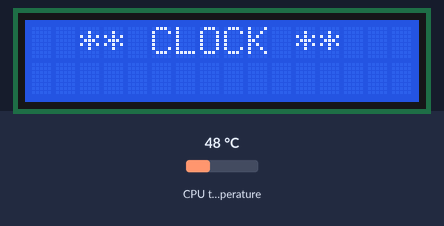
Recording of a program running on a simulated Raspberry Pi (BCM pin numbers). Parts: 16×2 character LCD. The inputs (shaded band) are chosen by the test bench; at power-on: CPU temperature 48 °C. The clock reads 2024-03-15 10:24:30 at power-on unless the program sets it; system figures (address, load, memory, disk, uptime) are fixed made-up values; what the program prints to the terminal is not drawn.

Above: at 2.2 s.
At 17.6 s:
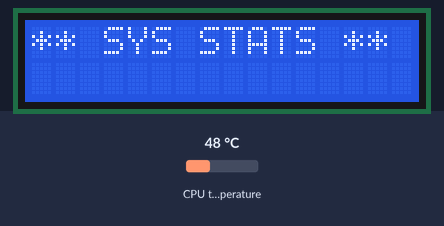
17.7 s: CPU temperature set to 31 °C
At 20.7 s:
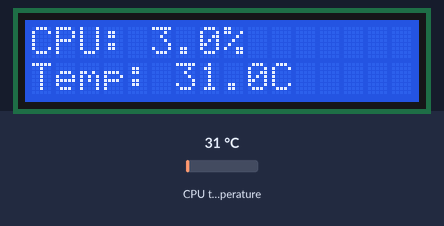
At 22.9 s:
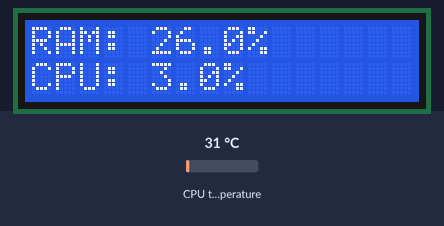

The program:

lcd_display.py
```python
#!/usr/bin/env python3
"""
Raspberry Pi I2C LCD Display Controller
========================================
Author      : C. P. Ravi
Company     : Aislyn Technologies Pvt. Ltd.
Hardware    : Raspberry Pi + 16x2 I2C LCD (PCF8574 backpack)
Library     : RPLCD, smbus2

Features:
  - Real-time clock display
  - CPU temperature monitor
  - CPU & RAM usage stats
  - Custom scrolling message
  - Clean menu-driven demo
"""

import time
import subprocess
import psutil
from datetime import datetime
from RPLCD.i2c import CharLCD

# ─── Configuration ────────────────────────────────────────────────────────────
I2C_ADDRESS = 0x27   # Change to 0x3F if your module uses that address
I2C_PORT    = 1      # Use 1 for Raspberry Pi (0 for very old models)
LCD_COLS    = 16
LCD_ROWS    = 2
# ──────────────────────────────────────────────────────────────────────────────


def init_lcd():
    """Initialise and return the LCD object."""
    lcd = CharLCD(
        i2c_expander='PCF8574',
        address=I2C_ADDRESS,
        port=I2C_PORT,
        cols=LCD_COLS,
        rows=LCD_ROWS,
        dotsize=8
    )
    lcd.clear()
    return lcd


def get_cpu_temp():
    """Return CPU temperature in Celsius (Raspberry Pi only)."""
    try:
        result = subprocess.run(
            ['vcgencmd', 'measure_temp'],
            capture_output=True, text=True
        )
        temp_str = result.stdout.strip()          # e.g. "temp=42.8'C"
        temp = float(temp_str.replace("temp=", "").replace("'C", ""))
        return temp
    except Exception:
        return 0.0


def get_cpu_usage():
    """Return CPU usage percentage."""
    return psutil.cpu_percent(interval=0.5)


def get_ram_usage():
    """Return RAM usage percentage."""
    ram = psutil.virtual_memory()
    return ram.percent


def display_welcome(lcd):
    """Show a welcome splash screen."""
    lcd.clear()
    lcd.cursor_pos = (0, 0)
    lcd.write_string("  RPi + LCD  ")
    lcd.cursor_pos = (1, 0)
    lcd.write_string("  C. P. Ravi  ")
    time.sleep(2)


def display_clock(lcd, duration=10):
    """Display real-time date and clock for `duration` seconds."""
    print("[MODE] Clock")
    end_time = time.time() + duration
    while time.time() < end_time:
        now = datetime.now()
        line1 = now.strftime("%a %d %b %Y")    # Mon 17 Mar 2026
        line2 = now.strftime("   %H:%M:%S   ") # HH:MM:SS centred

        lcd.cursor_pos = (0, 0)
        lcd.write_string(line1.ljust(16))
        lcd.cursor_pos = (1, 0)
        lcd.write_string(line2.ljust(16))
        time.sleep(1)


def display_system_stats(lcd, duration=10):
    """Display CPU temperature, CPU%, and RAM% in rotation."""
    print("[MODE] System Stats")
    end_time = time.time() + duration
    toggle = True
    while time.time() < end_time:
        cpu_temp  = get_cpu_temp()
        cpu_usage = get_cpu_usage()
        ram_usage = get_ram_usage()

        if toggle:
            line1 = f"CPU: {cpu_usage:.1f}%".ljust(16)
            line2 = f"Temp: {cpu_temp:.1f}C".ljust(16)
        else:
            line1 = f"RAM: {ram_usage:.1f}%".ljust(16)
            line2 = f"CPU: {cpu_usage:.1f}%".ljust(16)

        lcd.cursor_pos = (0, 0)
        lcd.write_string(line1)
        lcd.cursor_pos = (1, 0)
        lcd.write_string(line2)

        toggle = not toggle
        time.sleep(2)


def display_scroll(lcd, message, row=1, delay=0.3):
    """Scroll a long message across one row of the LCD."""
    print(f"[MODE] Scrolling: {message}")
    padded = (" " * LCD_COLS) + message + (" " * LCD_COLS)
    for i in range(len(padded) - LCD_COLS + 1):
        lcd.cursor_pos = (row, 0)
        lcd.write_string(padded[i:i + LCD_COLS])
        time.sleep(delay)


def display_custom_message(lcd, line1, line2="", duration=3):
    """Show any two-line message on the LCD."""
    lcd.clear()
    lcd.cursor_pos = (0, 0)
    lcd.write_string(line1[:16].ljust(16))
    lcd.cursor_pos = (1, 0)
    lcd.write_string(line2[:16].ljust(16))
    time.sleep(duration)


def run_demo(lcd):
    """
    Full demo loop:
      1. Welcome screen
      2. Real-time clock (10 s)
      3. System stats  (10 s)
      4. Scrolling message
      5. Repeat
    """
    display_welcome(lcd)

    while True:
        # ── Clock ───────────────────────────────
        display_custom_message(lcd, "  ** CLOCK **", "")
        display_clock(lcd, duration=10)

        # ── System Stats ────────────────────────
        display_custom_message(lcd, "** SYS STATS **", "")
        display_system_stats(lcd, duration=10)

        # ── Scrolling message ───────────────────
        display_custom_message(lcd, "  ** SCROLL **", "")
        lcd.cursor_pos = (0, 0)
        lcd.write_string("  Scroll Demo:  ")
        display_scroll(
            lcd,
            "Hello! I am C. P. Ravi, Embedded Developer at Aislyn Technologies. ",
            row=1
        )

        time.sleep(1)


def main():
    print("=" * 40)
    print("  Raspberry Pi I2C LCD Controller")
    print("   Author: C. P. Ravi")
    print("   Aislyn Technologies Pvt. Ltd.")
    print("=" * 40)

    lcd = init_lcd()

    try:
        run_demo(lcd)

    except KeyboardInterrupt:
        print("\n[INFO] Stopped by user.")

    finally:
        display_custom_message(lcd, "   Goodbye! :)", "  C. P. Ravi", duration=2)
        lcd.clear()
        lcd.close(clear=True)
        print("[INFO] LCD cleared. Exited cleanly.")


if __name__ == "__main__":
    main()
```

Measured:
- what the display in image 0 shows lasts 3.1 s, from 2.1 s to 5.2 s
- what the display in image 2 shows lasts 2.5 s, from 19.4 s to 21.9 s
